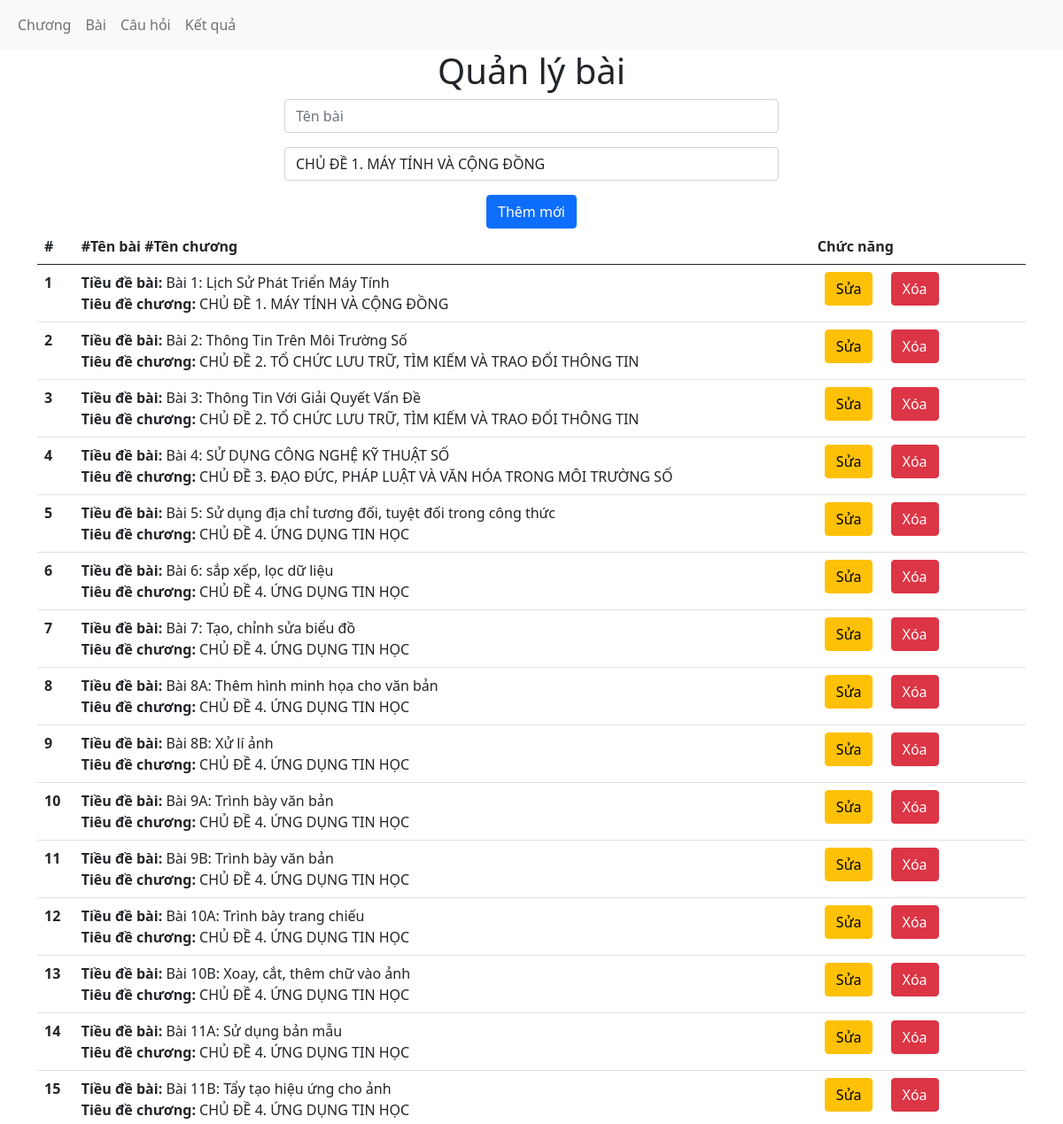
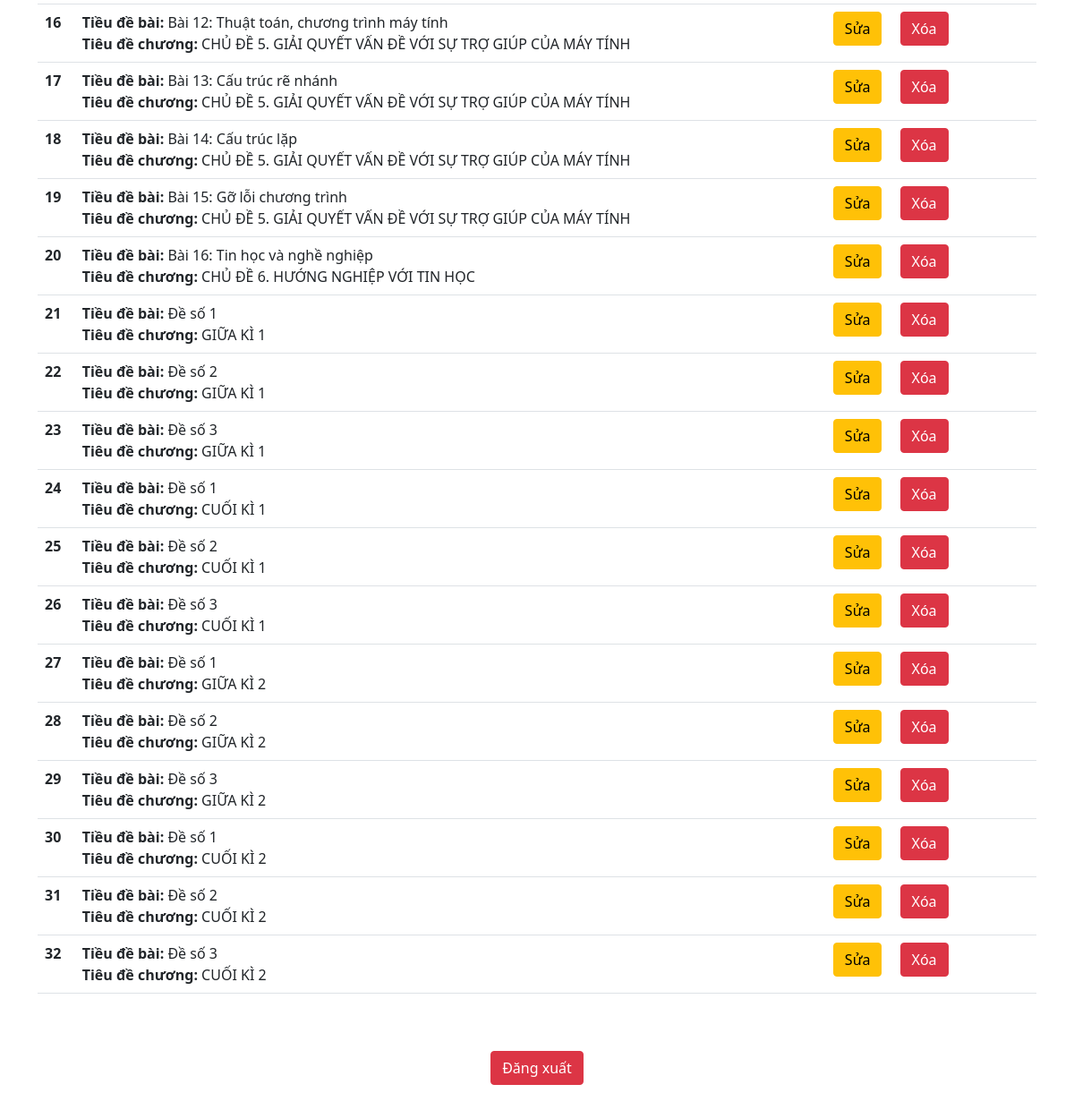
/?controller=admin&action=lesson (signed in), run on the app's committed database (2 pictures, top to bottom).
### tables this page shows
CREATE TABLE IF NOT EXISTS lessons (
    id INT PRIMARY KEY AUTO_INCREMENT,
    lesson_name VARCHAR(255) NOT NULL,
    chapter_id INT,
    created_at TIMESTAMP DEFAULT CURRENT_TIMESTAMP,
    updated_at TIMESTAMP DEFAULT CURRENT_TIMESTAMP ON UPDATE CURRENT_TIMESTAMP,
    deleted_at TIMESTAMP NULL,
    FOREIGN KEY (chapter_id) REFERENCES chapters(id)
);

CREATE TABLE IF NOT EXISTS chapters (
    id INT PRIMARY KEY AUTO_INCREMENT,
    chapter_name VARCHAR(255) NOT NULL,
    created_at TIMESTAMP DEFAULT CURRENT_TIMESTAMP,
    updated_at TIMESTAMP DEFAULT CURRENT_TIMESTAMP ON UPDATE CURRENT_TIMESTAMP,
    deleted_at TIMESTAMP NULL
);

### Controllers/BaseController.php (called while the page is built, shortened)
<?php
class BaseController
{
  protected function view($viewPath, array $data = [])
  {
    require(self::VIEWS_FOLDER_NAME . '/' . str_replace('.', '/', $viewPath) . '.php');
  }
}

### Controllers/AdminController.php (called while the page is built, shortened)
<?php
class AdminController extends BaseController
{
  private $chapterModel;
  private $lessonModel;
  public function __construct()
  {
    $this->chapterModel = new ChapterModel;
    $this->lessonModel = new LessonModel;
  }
  public function lesson()
  {
    $lessons = $this->lessonModel->getLessons();
    $chapters = $this->chapterModel->getChapters();
    return $this->view('frontend.admin.lesson', [
      'lessons' => $lessons,
      'chapters' => $chapters,
    ]);
  }
}

### Core/Database.php (called while the page is built, shortened)
<?php
class Database
{
    public static $connection;
    public function __construct()
    {
        if (!self::$connection) {
            self::$connection = new mysqli(self::DB_HOST, self::USERNAME, self::PASSWORD, self::DB_NAME, self::DB_PORT);
            self::$connection->set_charset(self::DB_CHARSET);
        }
        return self::$connection;
    }
}

### Models/BaseModel.php (called while the page is built, shortened)
<?php
class BaseModel extends Database
{
  public function select($sql)
  {
    $sqlPrepared = self::$connection->prepare($sql);
    $sqlPrepared->execute();
    $items = $sqlPrepared->get_result()->fetch_all(MYSQLI_ASSOC);
    return $items;
  }
}

### Models/ChapterModel.php (called while the page is built, shortened)
<?php
class ChapterModel extends BaseModel
{
  private $table = 'chapters';
  public function getChapters()
  {
    return $this->select("SELECT * FROM `$this->table`");
  }
}

### Models/LessonModel.php (called while the page is built, shortened)
<?php
class LessonModel extends BaseModel
{
  private $table = 'lessons';
  public function getLessons()
  {
    return $this->select("SELECT * FROM `$this->table`");
  }
}

### Views/frontend/admin/lesson.php (the view, shortened to what this page needs)
<header>
  <nav class="navbar navbar-expand-lg navbar-light bg-light">
    <div class="container-fluid">
      <div class="collapse navbar-collapse" id="navbarNavAltMarkup">
        <div class="navbar-nav">
          <a class="nav-link" href="?controller=admin&action=chapter">Chương</a>
          <a class="nav-link" href="?controller=admin&action=lesson">Bài</a>
          <a class="nav-link" href="?controller=admin&action=question">Câu hỏi</a>
          <a class="nav-link" href="?controller=admin&action=result">Kết quả</a>
        </div>
      </div>
    </div>
  </nav>
</header>
<div class="container">
  <h1 class="fs-1 text-center">Quản lý bài</h1>
  <form action="?controller=admin&action=lesson" method="post" class="w-50 mx-auto">
    <input name="lesson_name" class="form-control me-2 mb-3 w-100" type="text" placeholder="Tên bài">
    <select name="chapter_id" class="form-control me-2 mb-3 w-100">
      <?php foreach ($chapters as $key => $chapter) : ?>
        <option value="<?= $chapter['id'] ?>"><?= $chapter['chapter_name'] ?></option>
      <?php endforeach; ?>
    </select>
    <div class="text-center">
      <button name="save" value="save" class="btn btn-primary" type="submit">Thêm mới</button>
    </div>
  </form>
  <table class="table">
    <thead>
      <tr>
        <th scope="col">#</th>
        <th scope="col">#Tên bài #Tên chương</th>
        <th scope="col">Chức năng</th>
      </tr>
    </thead>
    <tbody>
      <?php foreach ($lessons as $key => $lesson) : ?>
        <tr>
          <th scope="row"><?= $key + 1 ?></th>
          <td class="text-lesson-<?= $lesson['id'] ?>">
            <strong>Tiều đề bài: </strong><?= $lesson['lesson_name'] ?>
            <br />
            <strong>Tiêu đề chương:</strong>
            <?php
            $chapterId = $lesson['chapter_id'];
            $chapterFoundArray = array_filter($chapters, function ($chapter) use ($chapterId) {
              return $chapter['id'] == $chapterId;
            });
            $chapterFound = reset($chapterFoundArray);
            echo $chapterFound['chapter_name'];
            ?>
          </td>
          <td style="min-width: 200px;">
            <button class="mx-2 btn btn-warning update" name="button-update" data-toggle="close" value="<?= $lesson['id'] ?>">Sửa</button>
            <form action="?controller=admin&action=lesson" method="post" class="d-inline">
              <button class="mx-2 btn btn-danger" type="submit" name="delete" value="delete">Xóa</button>
            </form>
          </td>
        </tr>
      <?php endforeach; ?>
    </tbody>
  </table>
</div>

### index.php (shortened to what this page needs)
<!doctype html>
<html lang="en">
<head>
  <link rel="stylesheet" href="<?= HOST_URL ?>/assets/bootstrap/bootstrap.min.css">
</head>
<body>
  <?php
  require_once('./Core/Database.php');
  require_once('./Models/BaseModel.php');
  require_once('./Controllers/BaseController.php');
  $actionName = $_REQUEST['action'] ?? 'index';
  $controllerObject = new $controllerName;
  $controllerObject->$actionName();
  ?>
  <?php if (!empty($_SESSION)) : ?>
    <form action="?controller=user&action=logout" method="post" class="mt-5">
      <p class="text-center p-3">
        <button class="btn btn-danger" name="logout" value="logout">
          Đăng xuất
        </button>
      </p>
    </form>
  <?php endif; ?>
</body>
</html>

### data on the page
lessons: lesson_name "Bài 1: Lịch Sử Phát Triển Máy Tính", chapter.chapter_name "CHỦ ĐỀ 1. MÁY TÍNH VÀ CỘNG ĐỒNG"
lessons: lesson_name "Bài 2: Thông Tin Trên Môi Trường Số", chapter.chapter_name "CHỦ ĐỀ 2. TỔ CHỨC LƯU TRỮ, TÌM KIẾM VÀ TRAO ĐỔI THÔNG TIN"
lessons: lesson_name "Bài 3: Thông Tin Với Giải Quyết Vấn Đề", chapter.chapter_name "CHỦ ĐỀ 2. TỔ CHỨC LƯU TRỮ, TÌM KIẾM VÀ TRAO ĐỔI THÔNG TIN"
lessons: lesson_name "Bài 4: SỬ DỤNG CÔNG NGHỆ KỸ THUẬT SỐ", chapter.chapter_name "CHỦ ĐỀ 3. ĐẠO ĐỨC, PHÁP LUẬT VÀ VĂN HÓA TRONG MÔI TRƯỜNG SỐ"
lessons: lesson_name "Bài 5: Sử dụng địa chỉ tương đối, tuyệt đối trong công thức", chapter.chapter_name "CHỦ ĐỀ 4. ỨNG DỤNG TIN HỌC"
lessons: lesson_name "Bài 6: sắp xếp, lọc dữ liệu", chapter.chapter_name "CHỦ ĐỀ 4. ỨNG DỤNG TIN HỌC"
lessons: lesson_name "Bài 7: Tạo, chỉnh sửa biểu đồ", chapter.chapter_name "CHỦ ĐỀ 4. ỨNG DỤNG TIN HỌC"
lessons: lesson_name "Bài 8A: Thêm hình minh họa cho văn bản", chapter.chapter_name "CHỦ ĐỀ 4. ỨNG DỤNG TIN HỌC"
lessons: lesson_name "Bài 8B: Xử lí ảnh", chapter.chapter_name "CHỦ ĐỀ 4. ỨNG DỤNG TIN HỌC"
lessons: lesson_name "Bài 9A: Trình bày văn bản", chapter.chapter_name "CHỦ ĐỀ 4. ỨNG DỤNG TIN HỌC"
lessons: lesson_name "Bài 9B: Trình bày văn bản", chapter.chapter_name "CHỦ ĐỀ 4. ỨNG DỤNG TIN HỌC"
lessons: lesson_name "Bài 10A: Trình bày trang chiếu", chapter.chapter_name "CHỦ ĐỀ 4. ỨNG DỤNG TIN HỌC"
lessons: lesson_name "Bài 10B: Xoay, cắt, thêm chữ vào ảnh", chapter.chapter_name "CHỦ ĐỀ 4. ỨNG DỤNG TIN HỌC"
lessons: lesson_name "Bài 11A: Sử dụng bản mẫu", chapter.chapter_name "CHỦ ĐỀ 4. ỨNG DỤNG TIN HỌC"
lessons: lesson_name "Bài 11B: Tẩy tạo hiệu ứng cho ảnh", chapter.chapter_name "CHỦ ĐỀ 4. ỨNG DỤNG TIN HỌC"
lessons: lesson_name "Bài 12: Thuật toán, chương trình máy tính", chapter.chapter_name "CHỦ ĐỀ 5. GIẢI QUYẾT VẤN ĐỀ VỚI SỰ TRỢ GIÚP CỦA MÁY TÍNH"
lessons: lesson_name "Bài 13: Cấu trúc rẽ nhánh", chapter.chapter_name "CHỦ ĐỀ 5. GIẢI QUYẾT VẤN ĐỀ VỚI SỰ TRỢ GIÚP CỦA MÁY TÍNH"
lessons: lesson_name "Bài 14: Cấu trúc lặp", chapter.chapter_name "CHỦ ĐỀ 5. GIẢI QUYẾT VẤN ĐỀ VỚI SỰ TRỢ GIÚP CỦA MÁY TÍNH"
lessons: lesson_name "Bài 15: Gỡ lỗi chương trình", chapter.chapter_name "CHỦ ĐỀ 5. GIẢI QUYẾT VẤN ĐỀ VỚI SỰ TRỢ GIÚP CỦA MÁY TÍNH"
lessons: lesson_name "Bài 16: Tin học và nghề nghiệp", chapter.chapter_name "CHỦ ĐỀ 6. HƯỚNG NGHIỆP VỚI TIN HỌC"
lessons: lesson_name "Đề số 1", chapter.chapter_name "GIỮA KÌ 1"
lessons: lesson_name "Đề số 2", chapter.chapter_name "GIỮA KÌ 1"
lessons: lesson_name "Đề số 3", chapter.chapter_name "GIỮA KÌ 1"
lessons: lesson_name "Đề số 1", chapter.chapter_name "CUỐI KÌ 1"
lessons: lesson_name "Đề số 2", chapter.chapter_name "CUỐI KÌ 1"
lessons: lesson_name "Đề số 3", chapter.chapter_name "CUỐI KÌ 1"
lessons: lesson_name "Đề số 1", chapter.chapter_name "GIỮA KÌ 2"
lessons: lesson_name "Đề số 2", chapter.chapter_name "GIỮA KÌ 2"
lessons: lesson_name "Đề số 3", chapter.chapter_name "GIỮA KÌ 2"
lessons: lesson_name "Đề số 1", chapter.chapter_name "CUỐI KÌ 2"
lessons: lesson_name "Đề số 2", chapter.chapter_name "CUỐI KÌ 2"
lessons: lesson_name "Đề số 3", chapter.chapter_name "CUỐI KÌ 2"

### other printed values
form field chapter_id "CHỦ ĐỀ 1. MÁY TÍNH VÀ CỘNG ĐỒNG"
